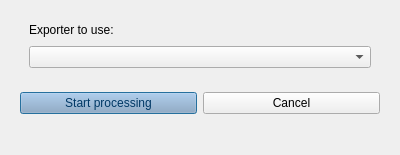
<?xml version="1.0" encoding="UTF-8"?>
<ui version="4.0">
 <class>Form</class>
 <widget class="QDialog" name="Form">
  <property name="geometry">
   <rect>
    <x>0</x>
    <y>0</y>
    <width>400</width>
    <height>155</height>
   </rect>
  </property>
  <property name="windowTitle">
   <string>Form</string>
  </property>
  <layout class="QVBoxLayout" name="verticalLayout_3">
   <item>
    <widget class="QFrame" name="frame_input">
     <property name="sizePolicy">
      <sizepolicy hsizetype="Preferred" vsizetype="Minimum">
       <horstretch>0</horstretch>
       <verstretch>0</verstretch>
      </sizepolicy>
     </property>
     <property name="frameShape">
      <enum>QFrame::NoFrame</enum>
     </property>
     <property name="frameShadow">
      <enum>QFrame::Raised</enum>
     </property>
     <layout class="QHBoxLayout" name="horizontalLayout">
      <item alignment="Qt::AlignTop">
       <widget class="QFrame" name="frame_system">
        <property name="sizePolicy">
         <sizepolicy hsizetype="Preferred" vsizetype="Minimum">
          <horstretch>0</horstretch>
          <verstretch>0</verstretch>
         </sizepolicy>
        </property>
        <property name="frameShape">
         <enum>QFrame::NoFrame</enum>
        </property>
        <property name="frameShadow">
         <enum>QFrame::Raised</enum>
        </property>
        <layout class="QVBoxLayout" name="verticalLayout">
         <property name="topMargin">
          <number>0</number>
         </property>
         <property name="bottomMargin">
          <number>0</number>
         </property>
         <item>
          <widget class="QLabel" name="label">
           <property name="minimumSize">
            <size>
             <width>0</width>
             <height>20</height>
            </size>
           </property>
           <property name="maximumSize">
            <size>
             <width>16777215</width>
             <height>20</height>
            </size>
           </property>
           <property name="text">
            <string>Exporter to use:</string>
           </property>
          </widget>
         </item>
         <item>
          <widget class="QComboBox" name="combo_plugin">
           <property name="minimumSize">
            <size>
             <width>0</width>
             <height>20</height>
            </size>
           </property>
           <property name="toolTip">
            <string>System with that the data was recorded</string>
           </property>
           <property name="styleSheet">
            <string notr="true">QPushButton{
	border:none;
	border-radius: 4px;
	background-color: rgb(144,167,198);
	color: rgb(0,56,101);
	padding-left: 5px;
   padding-right: 5px;
}
QPushButton:hover{
	background-color: rgb(221,229,240);
}
QPushButton:checked{
	background-color: rgb(221,229,240);
}</string>
           </property>
          </widget>
         </item>
        </layout>
       </widget>
      </item>
     </layout>
    </widget>
   </item>
   <item alignment="Qt::AlignTop">
    <widget class="QFrame" name="frame_action">
     <property name="sizePolicy">
      <sizepolicy hsizetype="Preferred" vsizetype="Minimum">
       <horstretch>0</horstretch>
       <verstretch>0</verstretch>
      </sizepolicy>
     </property>
     <property name="frameShape">
      <enum>QFrame::NoFrame</enum>
     </property>
     <property name="frameShadow">
      <enum>QFrame::Raised</enum>
     </property>
     <layout class="QHBoxLayout" name="horizontalLayout_2">
      <item>
       <widget class="QPushButton" name="btn_ok">
        <property name="minimumSize">
         <size>
          <width>0</width>
          <height>20</height>
         </size>
        </property>
        <property name="palette">
         <palette>
          <active>
           <colorrole role="WindowText">
            <brush brushstyle="SolidPattern">
             <color alpha="255">
              <red>0</red>
              <green>56</green>
              <blue>101</blue>
             </color>
            </brush>
           </colorrole>
           <colorrole role="Button">
            <brush brushstyle="SolidPattern">
             <color alpha="255">
              <red>144</red>
              <green>167</green>
              <blue>198</blue>
             </color>
            </brush>
           </colorrole>
           <colorrole role="Text">
            <brush brushstyle="SolidPattern">
             <color alpha="255">
              <red>0</red>
              <green>56</green>
              <blue>101</blue>
             </color>
            </brush>
           </colorrole>
           <colorrole role="ButtonText">
            <brush brushstyle="SolidPattern">
             <color alpha="255">
              <red>0</red>
              <green>56</green>
              <blue>101</blue>
             </color>
            </brush>
           </colorrole>
           <colorrole role="Base">
            <brush brushstyle="SolidPattern">
             <color alpha="255">
              <red>144</red>
              <green>167</green>
              <blue>198</blue>
             </color>
            </brush>
           </colorrole>
           <colorrole role="Window">
            <brush brushstyle="SolidPattern">
             <color alpha="255">
              <red>144</red>
              <green>167</green>
              <blue>198</blue>
             </color>
            </brush>
           </colorrole>
           <colorrole role="PlaceholderText">
            <brush brushstyle="SolidPattern">
             <color alpha="128">
              <red>0</red>
              <green>56</green>
              <blue>101</blue>
             </color>
            </brush>
           </colorrole>
          </active>
          <inactive>
           <colorrole role="WindowText">
            <brush brushstyle="SolidPattern">
             <color alpha="255">
              <red>0</red>
              <green>56</green>
              <blue>101</blue>
             </color>
            </brush>
           </colorrole>
           <colorrole role="Button">
            <brush brushstyle="SolidPattern">
             <color alpha="255">
              <red>144</red>
              <green>167</green>
              <blue>198</blue>
             </color>
            </brush>
           </colorrole>
           <colorrole role="Text">
            <brush brushstyle="SolidPattern">
             <color alpha="255">
              <red>0</red>
              <green>56</green>
              <blue>101</blue>
             </color>
            </brush>
           </colorrole>
           <colorrole role="ButtonText">
            <brush brushstyle="SolidPattern">
             <color alpha="255">
              <red>0</red>
              <green>56</green>
              <blue>101</blue>
             </color>
            </brush>
           </colorrole>
           <colorrole role="Base">
            <brush brushstyle="SolidPattern">
             <color alpha="255">
              <red>144</red>
              <green>167</green>
              <blue>198</blue>
             </color>
            </brush>
           </colorrole>
           <colorrole role="Window">
            <brush brushstyle="SolidPattern">
             <color alpha="255">
              <red>144</red>
              <green>167</green>
              <blue>198</blue>
             </color>
            </brush>
           </colorrole>
           <colorrole role="PlaceholderText">
            <brush brushstyle="SolidPattern">
             <color alpha="128">
              <red>0</red>
              <green>56</green>
              <blue>101</blue>
             </color>
            </brush>
           </colorrole>
          </inactive>
          <disabled>
           <colorrole role="WindowText">
            <brush brushstyle="SolidPattern">
             <color alpha="255">
              <red>0</red>
              <green>56</green>
              <blue>101</blue>
             </color>
            </brush>
           </colorrole>
           <colorrole role="Button">
            <brush brushstyle="SolidPattern">
             <color alpha="255">
              <red>144</red>
              <green>167</green>
              <blue>198</blue>
             </color>
            </brush>
           </colorrole>
           <colorrole role="Text">
            <brush brushstyle="SolidPattern">
             <color alpha="255">
              <red>0</red>
              <green>56</green>
              <blue>101</blue>
             </color>
            </brush>
           </colorrole>
           <colorrole role="ButtonText">
            <brush brushstyle="SolidPattern">
             <color alpha="255">
              <red>0</red>
              <green>56</green>
              <blue>101</blue>
             </color>
            </brush>
           </colorrole>
           <colorrole role="Base">
            <brush brushstyle="SolidPattern">
             <color alpha="255">
              <red>144</red>
              <green>167</green>
              <blue>198</blue>
             </color>
            </brush>
           </colorrole>
           <colorrole role="Window">
            <brush brushstyle="SolidPattern">
             <color alpha="255">
              <red>144</red>
              <green>167</green>
              <blue>198</blue>
             </color>
            </brush>
           </colorrole>
           <colorrole role="PlaceholderText">
            <brush brushstyle="SolidPattern">
             <color alpha="128">
              <red>0</red>
              <green>56</green>
              <blue>101</blue>
             </color>
            </brush>
           </colorrole>
          </disabled>
         </palette>
        </property>
        <property name="toolTip">
         <string>Export and then return to main window</string>
        </property>
        <property name="text">
         <string>Start processing</string>
        </property>
       </widget>
      </item>
      <item>
       <widget class="QPushButton" name="btn_cancel">
        <property name="minimumSize">
         <size>
          <width>0</width>
          <height>20</height>
         </size>
        </property>
        <property name="toolTip">
         <string>Return to main window without exporting data</string>
        </property>
        <property name="text">
         <string>Cancel</string>
        </property>
       </widget>
      </item>
     </layout>
    </widget>
   </item>
   <item>
    <widget class="QFrame" name="frame_exporter">
     <property name="frameShape">
      <enum>QFrame::NoFrame</enum>
     </property>
     <property name="frameShadow">
      <enum>QFrame::Raised</enum>
     </property>
    </widget>
   </item>
  </layout>
 </widget>
 <resources>
  <include location="window_buttons.qrc"/>
 </resources>
 <connections/>
</ui>
